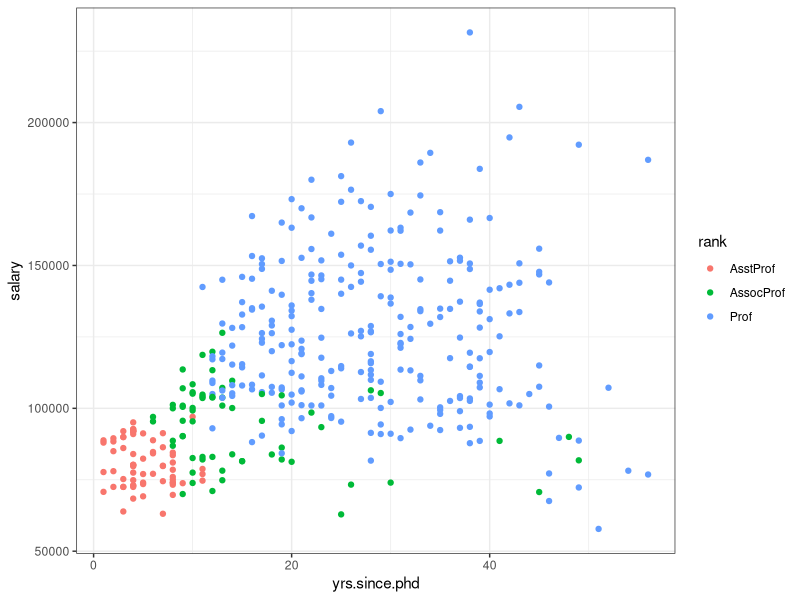
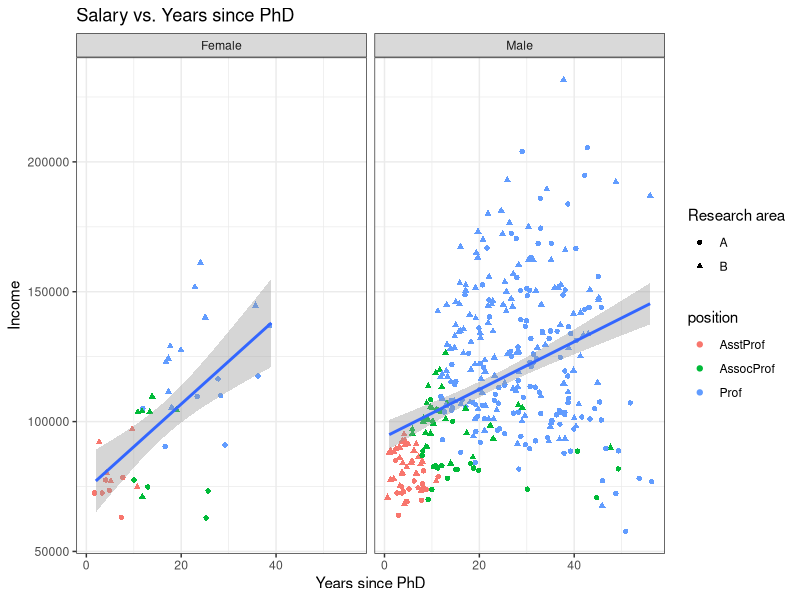

R code for these plots, in order: (Note: this script raises an error after producing the figures.)
install.packages("car")
library(car)
library(tidyverse)


theme_set(theme_bw())


head(Salaries)

Salaries %>% 
  ggplot(aes(x= yrs.since.phd,
             y=salary,color=rank))+
  geom_point()

#make shape = discipline
# change geom_point to geom_jitter
# add linear model by sex
# facet by sex
# add axis and legend labels


Salaries %>% 
  ggplot(aes(x= yrs.since.phd,
             y=salary))+
  geom_jitter(aes(color=rank, shape=discipline))+
  geom_smooth(method=lm)+
  facet_wrap(~sex)+
  labs(title="Salary vs. Years since PhD",
       x="Years since PhD",
       y="Income",
       color="position",
       shape="Research area")
 



#boxplot

Salaries %>% 
  filter(salary<150000) %>% 
  ggplot(aes(x=rank,y=salary, fill=sex))+
  geom_boxplot()+
  labs(
    title="Faculty salary by rank and gender",
    x=rank,
    y="",
    fill="Gender",
    )

#boxplot with tic and tics lebels

Salaries %>% 
  filter(salary<150000) %>% 
  ggplot(aes(x=rank,y=salary, fill=sex))+
  geom_boxplot(alpha=0.4)+
  scale_x_discrete(breaks=c("AsstProf","AssocProf","Prof"),labels=c("Asistant\nProfessor","Associate\nProfessor","Professor"))+
  scale_y_continuous(breaks=c(50000,100000,150000,200000),labels=c("$50000","$100000","$150000","$200000"))+
  labs(
    title="Faculty salary by rank and gender",
    x=rank,
    y="",
    fill="Gender",
  )+
  theme(legend.position = c(0.11,0.78))
